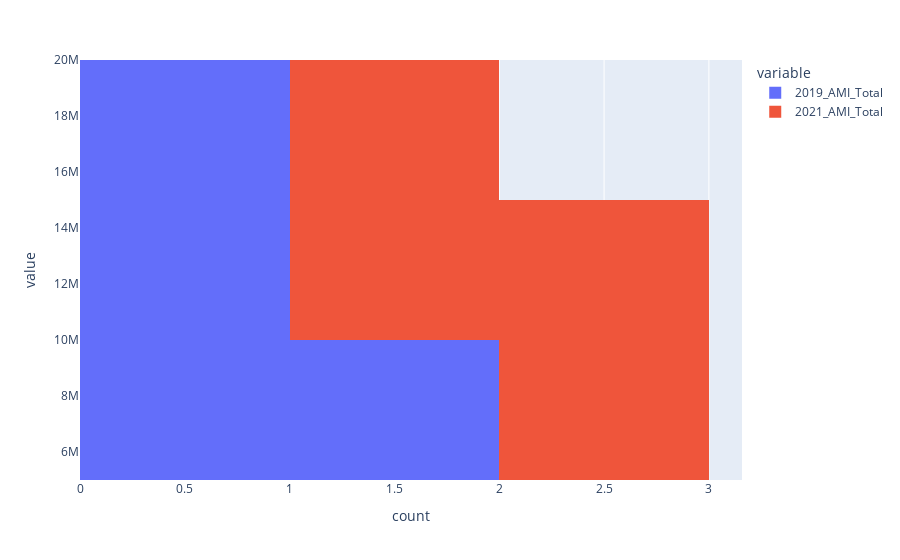

The cell this chart's notebook holds for it:
### Code cell
# import the libraries
import plotly.express as px
import pandas as pd
# create the simples histogram
px.histogram(reg_df, y=["2019_AMI_Total", "2021_AMI_Total"])

### Figure 1 — Plotly figure (JSON) as saved in the notebook; plotly's stock layout.template omitted (floating-point values rounded to 4 significant figures)
{"data": [{"alignmentgroup": "True", "bingroup": "y", "hovertemplate": "variable=2019_AMI_Total<br>count=%{x}<br>value=%{y}<extra></extra>", "legendgroup": "2019_AMI_Total", "marker": {"color": "#636efa", "pattern": {"shape": ""}}, "name": "2019_AMI_Total", "offsetgroup": "2019_AMI_Total", "orientation": "h", "showlegend": true, "type": "histogram", "xaxis": "x", "y": [16374000, 10606000, 7804000, 9252000], "yaxis": "y"}, {"alignmentgroup": "True", "bingroup": "y", "hovertemplate": "variable=2021_AMI_Total<br>count=%{x}<br>value=%{y}<extra></extra>", "legendgroup": "2021_AMI_Total", "marker": {"color": "#EF553B", "pattern": {"shape": ""}}, "name": "2021_AMI_Total", "offsetgroup": "2021_AMI_Total", "orientation": "h", "showlegend": true, "type": "histogram", "xaxis": "x", "y": [17704000, 12449000, 8525000, 10945000], "yaxis": "y"}], "layout": {"barmode": "relative", "legend": {"title": {"text": "variable"}, "tracegroupgap": 0}, "margin": {"t": 60}, "xaxis": {"anchor": "y", "domain": [0, 1], "title": {"text": "count"}}, "yaxis": {"anchor": "x", "domain": [0, 1], "title": {"text": "value"}}}}
